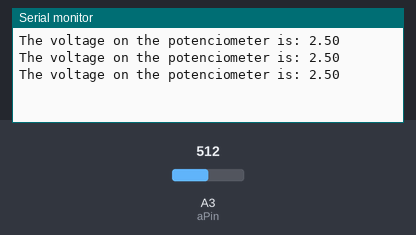
A sketch run on a simulated Arduino Uno, built with avr-gcc and run on an emulated ATmega328P. On the bench: the last lines printed to the serial monitor. The test bench sets the inputs (shaded band); at power-on: A3 (aPin) = 512.

Above: at 1.3 s.
1.4 s: A3 (aPin) set to 716
At 1.9 s:
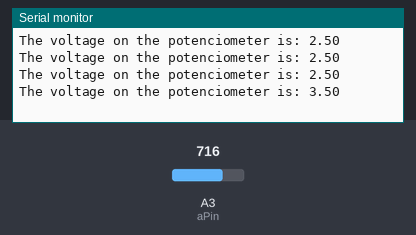
2.9 s: A3 (aPin) set to 900
At 3.4 s:
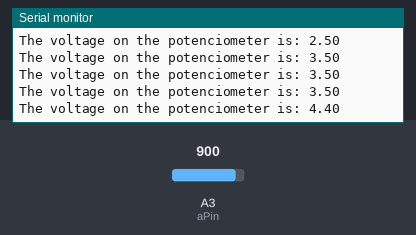
Timing chart, 0 to 5.9 s (numbered marks = the images above; inputs shaded):
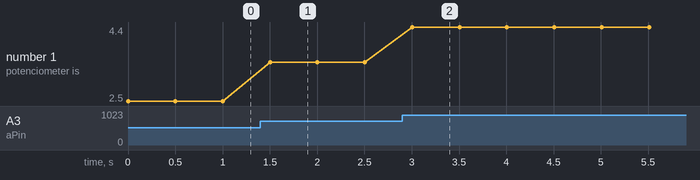

The sketch:

arduino_aula11e12_potenciometro.ino
```cpp
int aPin = A3;
float volts;
int voltAnalog;
int waitT = 500;
void setup()
{
  pinMode(aPin, INPUT);
  Serial.begin(9600);
}

void loop()
{
 voltAnalog = analogRead(aPin);
 volts = (5./1023.)*voltAnalog;
 Serial.print("The voltage on the potenciometer is: ");
 Serial.println(volts);
 delay(waitT);
}
```

Measured:
- after the input at 1.4 s, the serial monitor: prints a new line after 0.10 s (image 1)
- after the input at 2.9 s, the serial monitor: prints a new line after 0.11 s (image 2)
- plotted number 1: 2.5 → 3.5 after the input at 1.4 s, 3.5 → 4.4 after the input at 2.9 s
